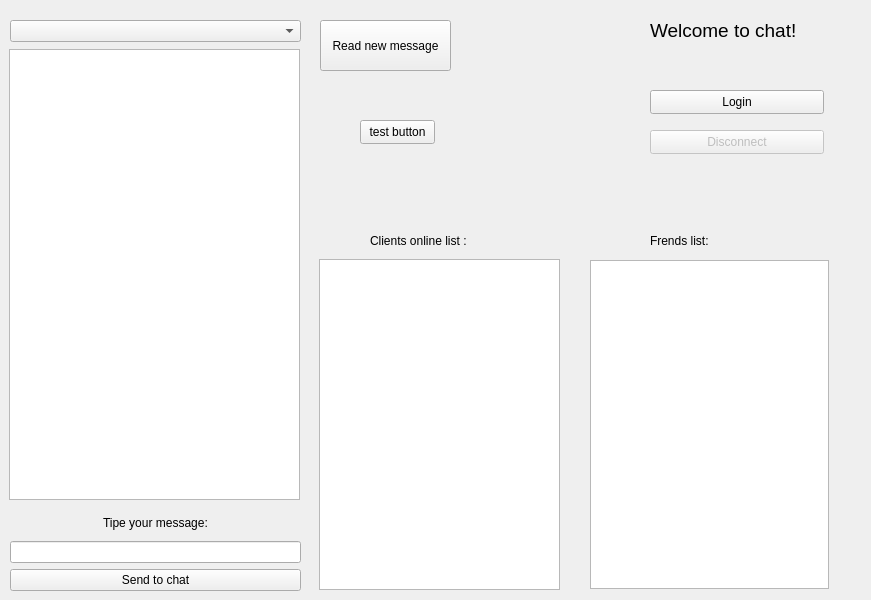
<?xml version="1.0" encoding="UTF-8"?>
<ui version="4.0">
 <class>ChatWindow</class>
 <widget class="QWidget" name="ChatWindow">
  <property name="geometry">
   <rect>
    <x>0</x>
    <y>0</y>
    <width>871</width>
    <height>600</height>
   </rect>
  </property>
  <property name="windowTitle">
   <string>ChatWindow</string>
  </property>
  <widget class="QWidget" name="verticalLayoutWidget">
   <property name="geometry">
    <rect>
     <x>10</x>
     <y>510</y>
     <width>291</width>
     <height>81</height>
    </rect>
   </property>
   <layout class="QVBoxLayout" name="verticalLayout">
    <item alignment="Qt::AlignHCenter">
     <widget class="QLabel" name="label">
      <property name="text">
       <string>Tipe your message:</string>
      </property>
     </widget>
    </item>
    <item>
     <widget class="QLineEdit" name="msg_to_chat"/>
    </item>
    <item>
     <widget class="QPushButton" name="send_to_chat_button">
      <property name="text">
       <string>Send to chat</string>
      </property>
     </widget>
    </item>
   </layout>
  </widget>
  <widget class="QWidget" name="verticalLayoutWidget_2">
   <property name="geometry">
    <rect>
     <x>9</x>
     <y>49</y>
     <width>291</width>
     <height>451</height>
    </rect>
   </property>
   <layout class="QVBoxLayout" name="verticalLayout_2">
    <item>
     <widget class="QListView" name="input_msg_list"/>
    </item>
   </layout>
  </widget>
  <widget class="QWidget" name="verticalLayoutWidget_3">
   <property name="geometry">
    <rect>
     <x>319</x>
     <y>259</y>
     <width>241</width>
     <height>331</height>
    </rect>
   </property>
   <layout class="QVBoxLayout" name="verticalLayout_3">
    <item>
     <widget class="QListView" name="clients_online_list"/>
    </item>
   </layout>
  </widget>
  <widget class="QLabel" name="label_2">
   <property name="geometry">
    <rect>
     <x>370</x>
     <y>230</y>
     <width>151</width>
     <height>21</height>
    </rect>
   </property>
   <property name="text">
    <string>Clients online list :</string>
   </property>
  </widget>
  <widget class="QListView" name="frends_list">
   <property name="geometry">
    <rect>
     <x>590</x>
     <y>260</y>
     <width>239</width>
     <height>329</height>
    </rect>
   </property>
  </widget>
  <widget class="QLabel" name="label_3">
   <property name="geometry">
    <rect>
     <x>650</x>
     <y>230</y>
     <width>151</width>
     <height>21</height>
    </rect>
   </property>
   <property name="text">
    <string>Frends list:</string>
   </property>
  </widget>
  <widget class="QComboBox" name="comboBox">
   <property name="geometry">
    <rect>
     <x>10</x>
     <y>20</y>
     <width>291</width>
     <height>22</height>
    </rect>
   </property>
  </widget>
  <widget class="QPushButton" name="new_message">
   <property name="geometry">
    <rect>
     <x>320</x>
     <y>20</y>
     <width>131</width>
     <height>51</height>
    </rect>
   </property>
   <property name="text">
    <string>Read new message</string>
   </property>
  </widget>
  <widget class="QPushButton" name="login_button">
   <property name="enabled">
    <bool>true</bool>
   </property>
   <property name="geometry">
    <rect>
     <x>650</x>
     <y>90</y>
     <width>174</width>
     <height>24</height>
    </rect>
   </property>
   <property name="text">
    <string>Login</string>
   </property>
  </widget>
  <widget class="QPushButton" name="disconnect_button">
   <property name="enabled">
    <bool>false</bool>
   </property>
   <property name="geometry">
    <rect>
     <x>650</x>
     <y>130</y>
     <width>174</width>
     <height>24</height>
    </rect>
   </property>
   <property name="text">
    <string>Disconnect</string>
   </property>
  </widget>
  <widget class="QLabel" name="client_name_label">
   <property name="geometry">
    <rect>
     <x>650</x>
     <y>20</y>
     <width>171</width>
     <height>21</height>
    </rect>
   </property>
   <property name="font">
    <font>
     <pointsize>14</pointsize>
    </font>
   </property>
   <property name="text">
    <string>Welcome to chat!</string>
   </property>
  </widget>
  <widget class="QPushButton" name="test_button">
   <property name="geometry">
    <rect>
     <x>360</x>
     <y>120</y>
     <width>75</width>
     <height>24</height>
    </rect>
   </property>
   <property name="text">
    <string>test button</string>
   </property>
  </widget>
 </widget>
 <resources/>
 <connections/>
</ui>
